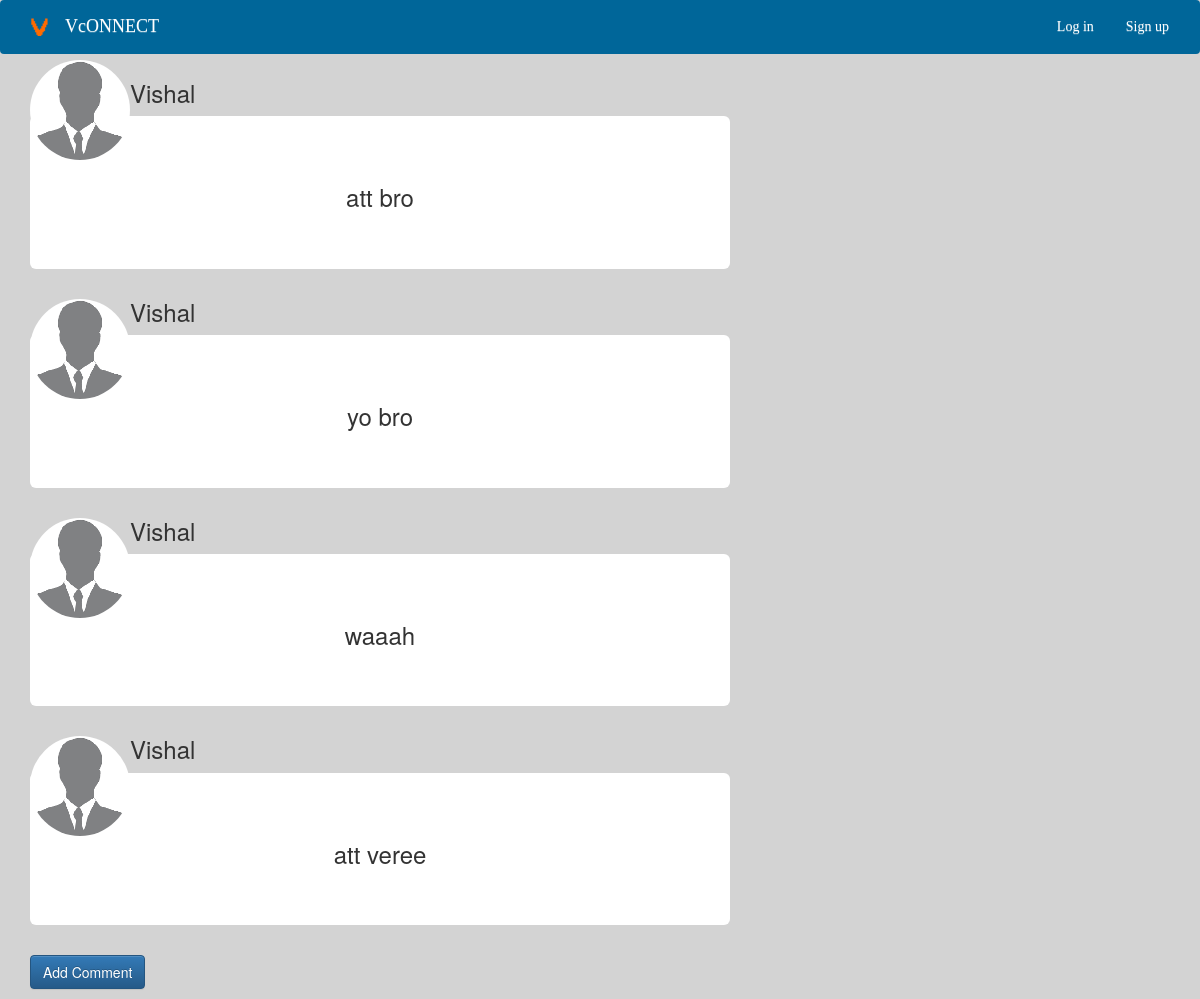
/comment/posts/comment/3/, run on the app's committed database.
### comment/models.py (models this page shows, shortened)
class Comment(models.Model):
    post = models.ForeignKey(Post,on_delete=models.CASCADE, related_name='comments')
    user = models.ForeignKey(User,on_delete=models.CASCADE, related_name="comments")
    add_comment = models.TextField()
    created_at = models.DateTimeField(auto_now=True)

### posts/models.py (models this page shows, shortened)
class Post(models.Model):
    user = models.ForeignKey(User,on_delete=models.CASCADE, related_name="posts")
    created_at = models.DateTimeField(auto_now=True)
    caption = models.TextField()
    cover=models.ImageField(upload_to='images/',blank=True,null=True)
    like=models.ManyToManyField(User,related_name='likes')
    class Meta:
        ordering = ["-created_at"]

### person/models.py (models this page shows, shortened)
class Person(models.Model):
    user = models.OneToOneField(User,on_delete=models.CASCADE,related_name="person")
    name = models.CharField(max_length=255, unique=True)
    slug = models.SlugField(allow_unicode=True, unique=True)
    description = models.TextField(blank=True, default='')
    dob_in_dd_mm_yyyy=models.DateField(blank=True,null=True)
    lives_in=models.CharField(max_length=200,null=True,blank=True)
    studies_at=models.CharField(max_length=200,null=True,blank=True)
    profilepic=models.ImageField(upload_to="",null=True,blank=True,default="defaultprofilepic/default_profile.png")
    friend = models.ManyToManyField('self',through="Friends",symmetrical=False)
    class Meta:
        ordering = ["name"]

### comment/views.py (the view)
# urls.py: re_path(r'^posts/comment/(?P<pk>\d+)/$',views.SinglePost.as_view(),name='single'),
class SinglePost(generic.DetailView):
    model=Post

### posts/templates/posts/post_detail.html
{% extends "comment/comment_base.html" %}
{% block comment_content %}
  {% for i in post.comments.all %}
  <img src="{{post.user.person.profilepic.url}}" alt="no image"  align="left" style="border-radius:50%" \>
  <h3 >{{i.user}}</h3>
  <div style="background:white;width:700px;" class="jumbotron" align="center">
    <h3 >{{i.add_comment}}</h3>
  </div>
  {% endfor %}
    <h5><a href="{% url 'comment:add_comment_to_post' pk=post.pk%}" class='btn btn-primary btn-large'>Add Comment</a></h5>
{% endblock %}

### static/social_site/css/master.css (style rules this page uses)
body { padding-top: 60px; background-color: lightgrey; }

### data on the page
Comment: user.person.profilepic (placeholder picture), user "Vishal", add_comment "att bro"
Comment: user.person.profilepic (placeholder picture), user "Vishal", add_comment "yo bro"
Comment: user.person.profilepic (placeholder picture), user "Vishal", add_comment "waaah"
Comment: user.person.profilepic (placeholder picture), user "Vishal", add_comment "att veree"
